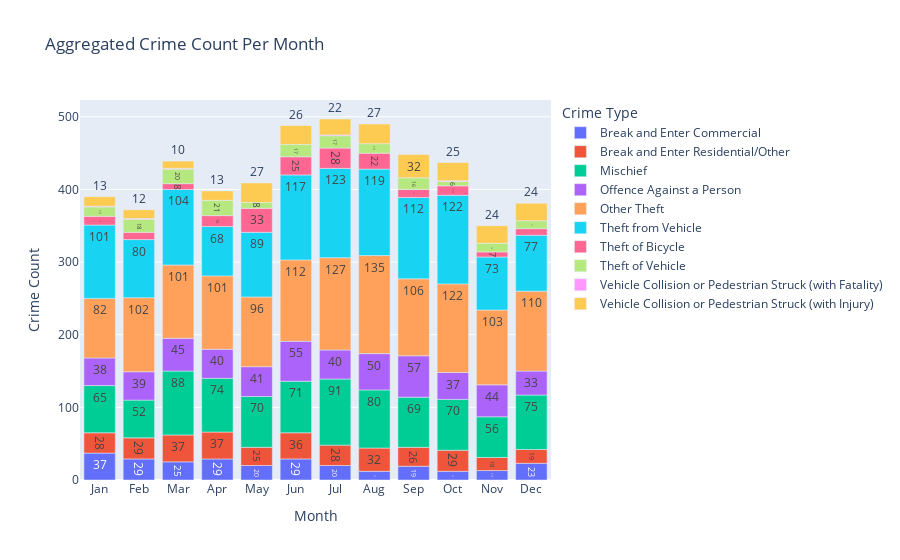

Notebook code for this chart:
### Code cell
aggregated_data = df.groupby(['MONTH', 'TYPE']).size().reset_index(name='COUNT')
fig = px.bar(
    aggregated_data,
    x="MONTH",
    y="COUNT",
    color="TYPE",
    text="COUNT",
    labels={"MONTH": "Month", "COUNT": "Crime Count", "TYPE": "Crime Type"},
    title="Aggregated Crime Count Per Month"
)
month_names = ['Jan', 'Feb', 'Mar', 'Apr', 'May', 'Jun', 'Jul', 'Aug', 'Sep', 'Oct', 'Nov', 'Dec']
fig.update_xaxes(
    tickvals=list(range(1, 13)),
    ticktext=month_names
)
fig.show()

### Figure 1 — Plotly figure (JSON) as saved in the notebook; plotly's stock layout.template omitted (floating-point values rounded to 4 significant figures)
{"data": [{"alignmentgroup": "True", "hovertemplate": "Crime Type=Break and Enter Commercial<br>Month=%{x}<br>Crime Count=%{text}<extra></extra>", "legendgroup": "Break and Enter Commercial", "marker": {"color": "#636efa", "pattern": {"shape": ""}}, "name": "Break and Enter Commercial", "offsetgroup": "Break and Enter Commercial", "orientation": "v", "showlegend": true, "text": [37, 29, 25, 29, 20, 29, 20, 12, 19, 12, 13, 23], "textposition": "auto", "type": "bar", "x": [1, 2, 3, 4, 5, 6, 7, 8, 9, 10, 11, 12], "xaxis": "x", "y": [37, 29, 25, 29, 20, 29, 20, 12, 19, 12, 13, 23], "yaxis": "y"}, {"alignmentgroup": "True", "hovertemplate": "Crime Type=Break and Enter Residential/Other<br>Month=%{x}<br>Crime Count=%{text}<extra></extra>", "legendgroup": "Break and Enter Residential/Other", "marker": {"color": "#EF553B", "pattern": {"shape": ""}}, "name": "Break and Enter Residential/Other", "offsetgroup": "Break and Enter Residential/Other", "orientation": "v", "showlegend": true, "text": [28, 29, 37, 37, 25, 36, 28, 32, 26, 29, 18, 19], "textposition": "auto", "type": "bar", "x": [1, 2, 3, 4, 5, 6, 7, 8, 9, 10, 11, 12], "xaxis": "x", "y": [28, 29, 37, 37, 25, 36, 28, 32, 26, 29, 18, 19], "yaxis": "y"}, {"alignmentgroup": "True", "hovertemplate": "Crime Type=Mischief<br>Month=%{x}<br>Crime Count=%{text}<extra></extra>", "legendgroup": "Mischief", "marker": {"color": "#00cc96", "pattern": {"shape": ""}}, "name": "Mischief", "offsetgroup": "Mischief", "orientation": "v", "showlegend": true, "text": [65, 52, 88, 74, 70, 71, 91, 80, 69, 70, 56, 75], "textposition": "auto", "type": "bar", "x": [1, 2, 3, 4, 5, 6, 7, 8, 9, 10, 11, 12], "xaxis": "x", "y": [65, 52, 88, 74, 70, 71, 91, 80, 69, 70, 56, 75], "yaxis": "y"}, {"alignmentgroup": "True", "hovertemplate": "Crime Type=Offence Against a Person<br>Month=%{x}<br>Crime Count=%{text}<extra></extra>", "legendgroup": "Offence Against a Person", "marker": {"color": "#ab63fa", "pattern": {"shape": ""}}, "name": "Offence Against a Person", "offsetgroup": "Offence Against a Person", "orientation": "v", "showlegend": true, "text": [38, 39, 45, 40, 41, 55, 40, 50, 57, 37, 44, 33], "textposition": "auto", "type": "bar", "x": [1, 2, 3, 4, 5, 6, 7, 8, 9, 10, 11, 12], "xaxis": "x", "y": [38, 39, 45, 40, 41, 55, 40, 50, 57, 37, 44, 33], "yaxis": "y"}, {"alignmentgroup": "True", "hovertemplate": "Crime Type=Other Theft<br>Month=%{x}<br>Crime Count=%{text}<extra></extra>", "legendgroup": "Other Theft", "marker": {"color": "#FFA15A", "pattern": {"shape": ""}}, "name": "Other Theft", "offsetgroup": "Other Theft", "orientation": "v", "showlegend": true, "text": [82, 102, 101, 101, 96, 112, 127, 135, 106, 122, 103, 110], "textposition": "auto", "type": "bar", "x": [1, 2, 3, 4, 5, 6, 7, 8, 9, 10, 11, 12], "xaxis": "x", "y": [82, 102, 101, 101, 96, 112, 127, 135, 106, 122, 103, 110], "yaxis": "y"}, {"alignmentgroup": "True", "hovertemplate": "Crime Type=Theft from Vehicle<br>Month=%{x}<br>Crime Count=%{text}<extra></extra>", "legendgroup": "Theft from Vehicle", "marker": {"color": "#19d3f3", "pattern": {"shape": ""}}, "name": "Theft from Vehicle", "offsetgroup": "Theft from Vehicle", "orientation": "v", "showlegend": true, "text": [101, 80, 104, 68, 89, 117, 123, 119, 112, 122, 73, 77], "textposition": "auto", "type": "bar", "x": [1, 2, 3, 4, 5, 6, 7, 8, 9, 10, 11, 12], "xaxis": "x", "y": [101, 80, 104, 68, 89, 117, 123, 119, 112, 122, 73, 77], "yaxis": "y"}, {"alignmentgroup": "True", "hovertemplate": "Crime Type=Theft of Bicycle<br>Month=%{x}<br>Crime Count=%{text}<extra></extra>", "legendgroup": "Theft of Bicycle", "marker": {"color": "#FF6692", "pattern": {"shape": ""}}, "name": "Theft of Bicycle", "offsetgroup": "Theft of Bicycle", "orientation": "v", "showlegend": true, "text": [12, 10, 8, 15, 33, 25, 28, 22, 11, 13, 7, 9], "textposition": "auto", "type": "bar", "x": [1, 2, 3, 4, 5, 6, 7, 8, 9, 10, 11, 12], "xaxis": "x", "y": [12, 10, 8, 15, 33, 25, 28, 22, 11, 13, 7, 9], "yaxis": "y"}, {"alignmentgroup": "True", "hovertemplate": "Crime Type=Theft of Vehicle<br>Month=%{x}<br>Crime Count=%{text}<extra></extra>", "legendgroup": "Theft of Vehicle", "marker": {"color": "#B6E880", "pattern": {"shape": ""}}, "name": "Theft of Vehicle", "offsetgroup": "Theft of Vehicle", "orientation": "v", "showlegend": true, "text": [13, 18, 20, 21, 8, 17, 17, 13, 16, 6, 12, 11], "textposition": "auto", "type": "bar", "x": [1, 2, 3, 4, 5, 6, 7, 8, 9, 10, 11, 12], "xaxis": "x", "y": [13, 18, 20, 21, 8, 17, 17, 13, 16, 6, 12, 11], "yaxis": "y"}, {"alignmentgroup": "True", "hovertemplate": "Crime Type=Vehicle Collision or Pedestrian Struck (with Fatality)<br>Month=%{x}<br>Crime Count=%{text}<extra></extra>", "legendgroup": "Vehicle Collision or Pedestrian Struck (with Fatality)", "marker": {"color": "#FF97FF", "pattern": {"shape": ""}}, "name": "Vehicle Collision or Pedestrian Struck (with Fatality)", "offsetgroup": "Vehicle Collision or Pedestrian Struck (with Fatality)", "orientation": "v", "showlegend": true, "text": [1, 1, 1, 1, 1], "textposition": "auto", "type": "bar", "x": [1, 2, 3, 7, 10], "xaxis": "x", "y": [1, 1, 1, 1, 1], "yaxis": "y"}, {"alignmentgroup": "True", "hovertemplate": "Crime Type=Vehicle Collision or Pedestrian Struck (with Injury)<br>Month=%{x}<br>Crime Count=%{text}<extra></extra>", "legendgroup": "Vehicle Collision or Pedestrian Struck (with Injury)", "marker": {"color": "#FECB52", "pattern": {"shape": ""}}, "name": "Vehicle Collision or Pedestrian Struck (with Injury)", "offsetgroup": "Vehicle Collision or Pedestrian Struck (with Injury)", "orientation": "v", "showlegend": true, "text": [13, 12, 10, 13, 27, 26, 22, 27, 32, 25, 24, 24], "textposition": "auto", "type": "bar", "x": [1, 2, 3, 4, 5, 6, 7, 8, 9, 10, 11, 12], "xaxis": "x", "y": [13, 12, 10, 13, 27, 26, 22, 27, 32, 25, 24, 24], "yaxis": "y"}], "layout": {"barmode": "relative", "legend": {"title": {"text": "Crime Type"}, "tracegroupgap": 0}, "title": {"text": "Aggregated Crime Count Per Month"}, "xaxis": {"anchor": "y", "domain": [0, 1], "ticktext": ["Jan", "Feb", "Mar", "Apr", "May", "Jun", "Jul", "Aug", "Sep", "Oct", "Nov", "Dec"], "tickvals": [1, 2, 3, 4, 5, 6, 7, 8, 9, 10, 11, 12], "title": {"text": "Month"}}, "yaxis": {"anchor": "x", "domain": [0, 1], "title": {"text": "Crime Count"}}}}
